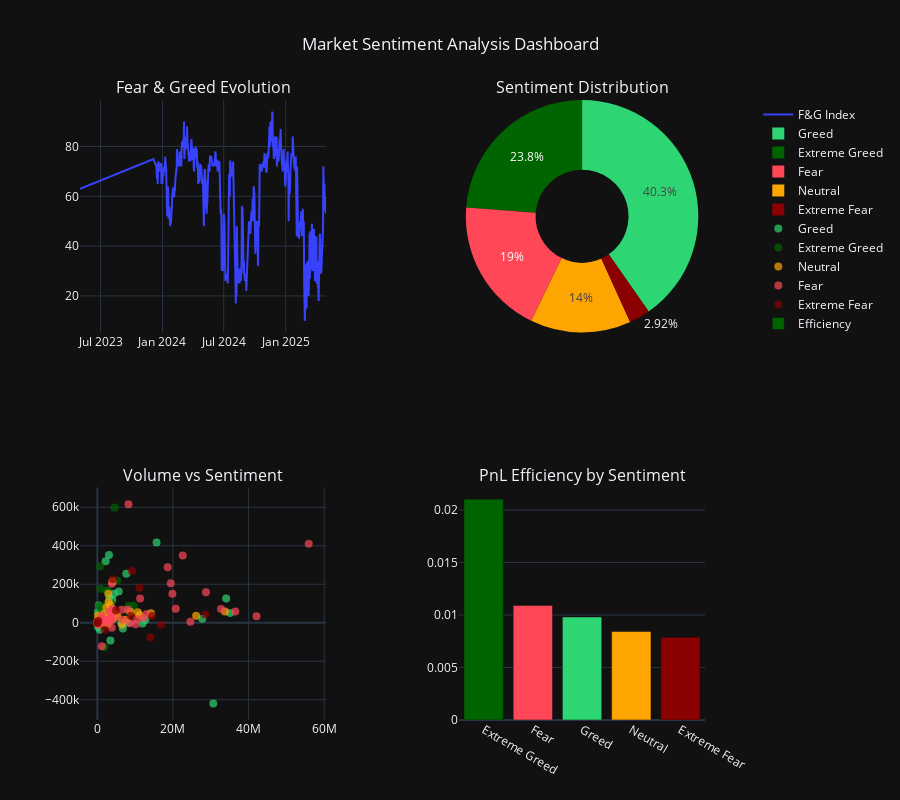

The cell this chart's notebook holds for it:
### Markdown cell above
## Market Sentiment Landscape

### Code cell
fig = make_subplots(
    rows=2, cols=2,
    subplot_titles=('Fear & Greed Evolution', 'Sentiment Distribution', 
                   'Volume vs Sentiment', 'PnL Efficiency by Sentiment'),
    specs=[[{"secondary_y": True}, {"type": "pie"}],
           [{"secondary_y": True}, {"secondary_y": True}]]
)

color_map = {'Extreme Fear': emotion_colors['extreme_fear'], 'Fear': emotion_colors['fear'], 
             'Neutral': emotion_colors['neutral'], 'Greed': emotion_colors['greed'], 
             'Extreme Greed': emotion_colors['extreme_greed']}

fig.add_trace(
    go.Scatter(x=merged_data['date'], y=merged_data['value'],
               mode='lines', name='F&G Index', line=dict(width=2, color=emotion_colors['accent'])),
    row=1, col=1
)

sentiment_counts = merged_data['classification'].value_counts()
fig.add_trace(
    go.Pie(labels=sentiment_counts.index, values=sentiment_counts.values,
           marker_colors=[color_map[x] for x in sentiment_counts.index],
           hole=0.4, name="Sentiment"),
    row=1, col=2
)

for sentiment in merged_data['classification'].unique():
    subset = merged_data[merged_data['classification'] == sentiment]
    fig.add_trace(
        go.Scatter(x=subset['volume'], y=subset['total_pnl'],
                   mode='markers', name=sentiment,
                   marker=dict(color=color_map[sentiment], size=8, opacity=0.7)),
        row=2, col=1
    )

efficiency_by_sentiment = merged_data.groupby('classification')['efficiency_ratio'].mean().sort_values(ascending=False)
fig.add_trace(
    go.Bar(x=efficiency_by_sentiment.index, y=efficiency_by_sentiment.values,
           marker_color=[color_map[x] for x in efficiency_by_sentiment.index],
           name='Efficiency'),
    row=2, col=2
)

fig.update_layout(
    height=800, 
    title_text="Market Sentiment Analysis Dashboard",
    title_x=0.5,
    template='plotly_dark',
    showlegend=True
)

fig.show()
fig.write_image('outputs/market_sentiment_dashboard.png', width=1200, height=800)
